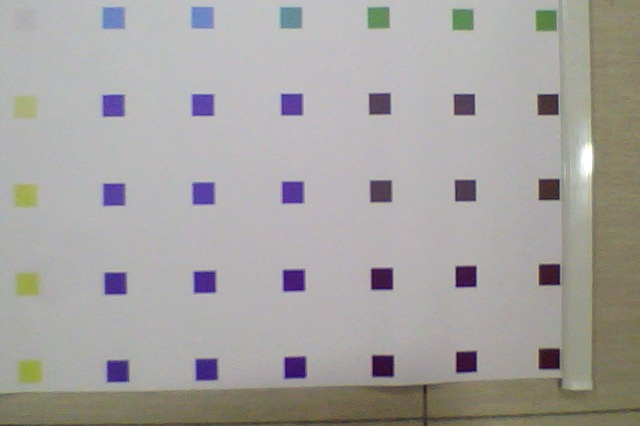
//> input picture 1.jpg, 640 x 426 px, given in place of the camera
$ ./main   (built with g++ and OpenCV 4)
//> lines starting //> are read from the running program, lines starting //| are printed output that depends on the picture; after the words box and inside, x2 and y2 are one past the last pixel; in counts of white or black regions, pixels touching at a corner belong together
#include <iostream>
#include <ctime>

#include <opencv2/core/core.hpp>
#include <opencv2/highgui/highgui.hpp>
#include <opencv2/imgproc/imgproc.hpp>
#include <opencv2/nonfree/nonfree.hpp>
#include <opencv2/features2d/features2d.hpp>

//#include "histogram.h"
// push
// version 1.0
// version 1.1

// desktop local
// desktop local


// #include "colorDetect.h"
using namespace std;
using namespace cv;

float loc_transform [169][5]={{240,0,0,0,0},
                              {240,0,0,0,1},
                              {240,80,0,0,2},
                              {240,80,0,0,3},
                              {240,160,0,0,4},
                              {240,160,0,0,5},
                              {240,240,0,0,6},
                              {80,0,240,0,7},
                              {80,0,240,0,8},
                              {80,0,160,0,9},
                              {80,0,80,0,10},
                              {80,0,80,0,11},
                              {80,0,0,0,12},
                            {240,0,0,1,0},
                            {240,0,80,1,1},
                            {240,80,80,1,2},
                            {240,80,80,1,3},
                            {240,160,80,1,4},
                            {240,160,80,1,5},
                            {240,240,80,1,6},
                            {80,0,240,1,7},
                            {80,0,240,1,8},
                            {80,0,160,1,9},
                            {80,0,80,1,10},
                            {80,0,80,1,11},
                            {80,0,0,1,12},
                              {240,0,0,2,0},
                              {240,0,0,2,1},
                              {240,80,0,2,2},
                              {240,80,0,2,3},
                              {240,160,0,2,4},
                              {240,160,0,2,5},
                              {240,240,0,2,6},
                              {80,80,240,2,7},
                              {80,80,240,2,8},
                              {80,80,240,2,9},
                              {80,80,160,2,10},
                              {80,80,80,2,11},
                              {80,80,80,2,12},
                               {240,0,160,3,0},
                               {240,0,160.3,1},
                               {240,80,160,3,2},
                               {240,80,160,3,3},
                               {240,160,160,3,4},
                               {240,160,160,3,5},
                               {240,240,160,3,6},
                               {80,80,240,3,7},
                               {80,80,240,3,8},
                               {80,80,160,3,9},
                               {80,80,80,3,10},
                               {80,80,80,3,11},
                               {80,80,0,3.12},
                              {240,0,240,4,0},
                              {240,0,240,4,1},
                              {240,80,240,4,2},
                              {240,80,240,4,3},
                              {240,160,240,4,4},
                              {240,160,240,4,5},
                              {240,240,240,4,6},
                              {80,160,240,4,7},
                              {80,160,240,4,8},
                              {80,160,160,4,9},
                              {80,160,80,4,10},
                              {80,160,80,4,11},
                              {80,160,0,4,12},
                              {240,0,240,5,0},
                              {240,0,240,5,1},
                              {240,80,240,5,2},
                              {240,80,240,5,3},
                              {240,160,240,5,4},
                              {240,160,240,5,5},
                              {240,240,240,5,6},
                              {80,160,240,5,7},
                              {80,160,240,5,8},
                              {80,160,160,5,9},
                              {80,160,80,5,10},
                              {80,160,80,5,11},
                              {80,160,0,5,12},
                                  {0,240,0,6,0},
                                  {0,240,80,6,1},
                                  {0,240,80,6,2},
                                  {0,240,160,6,3},
                                  {0,240,240,6,4},
                                  {0,240,240,6,5},
                                  {0,0,0,6,6},
                                  {80,240,240,6,7},
                                  {80,240,240,6,8},
                                  {80,240,160,6,9},
                                  {80,240,80,6,10},
                                  {80,240,80,6,11},
                                  {80,240,0,6,12},
                               {0,160,0,7,0},
                               {0,160,80,7,1},
                               {0,160,80,7,2},
                               {0,160,160,7,3},
                               {0,160,240,7,4},
                               {0,160,240,7,5},
                               {160,240,240,7,6},
                               {160,160,240,7,7},
                               {160,160,240,7,8},
                               {160,80,240,7,9},
                               {160,80,240,7,10},
                               {160,0,240,7,11},
                               {160,0,240,7,12},
                              {0,160,0,8,0},
                              {0,160,80,8,1},
                              {0,160,80,8,2},
                              {0,160,160,8,3},
                              {0,160,240,8,4},
                              {0,160,240,8,5},
                              {160,240,240,8,6},
                              {160,160,240,8,7},
                              {160,160,240,8,8},
                              {160,80,240,8,9},
                              {160,80,240,8,10},
                              {160,0,240,8,11},
                              {160,0,240,8,12},
                              {0,80,0,9,0},
                              {0,80,80,9,1},
                              {0,80,80,9,2},
                              {0,80,160,9,3},
                              {0,80,240,9,4},
                              {0,80,240,9,5},
                              {160,240,160,9,6},
                              {160,160,160,9,7},
                              {160,160,160,9,8},
                              {160,80,160,9,9},
                              {160,80,160,9,10},
                              {160,0,160,9,11},
                              {160,0,160,9,12},
                              {0,80,0,10,0},
                              {0,80,80,10,1},
                              {0,80,80,10,2},
                              {0,80,160,10,3},
                              {0,80,240,10,4},
                              {0,80,240,10,5},
                              {160,240,80,10,6},
                              {160,160,80,10,7},
                              {160,160,80,10,8},
                              {160,80,80,10,9},
                              {160,80,80,10,10},
                              {160,0,80,10,11},
                              {160,0,80,10,12},
                              {0,0,0,11,0},
                              {0,0,80,11,1},
                              {0,0,80,11,2},
                              {0,0,160,11,3},
                              {0,0,240,11,4},
                              {0,0,240,11,5},
                              {160,240,80,11,6},
                              {160,160,80,11,7},
                              {160,160,80,11,8},
                              {160,80,80,11,9},
                              {160,80,80,11,10},
                              {160,0,80,11,11},
                              {160,0,80,11,12},
                              {0,0,0,12,0},
                              {0,0,80,12,1},
                              {0,0,80,12,2},
                              {0,0,160,12,3},
                              {0,0,240,12,4},
                              {0,0,240,12,5},
                              {160,240,80,12,6},
                              {160,160,80,12,7},
                              {160,160,80,12,8},
                              {160,80,80,12,9},
                              {160,80,80,12,10},
                              {160,0,80,12,11},
                              {160,0,80,12,12}};


// [14 lines left out: function sharpenImage1, not called in this run]


// compute pixel average in center
Scalar avgPixel_BGR(Mat& image){
    int nr = image.rows;
    int nc = image.cols;
    int nr_start = nr*0.1;
    int nc_start = nc*0.1;
    Scalar sum,avg;
    sum.val[0] = 0;
    sum.val[1] = 0;
    sum.val[2] = 0;
// [5 lines of commented-out code are left out]
    for(int m=nr_start;m<nr-nr_start;m++){
//        uchar* data = image.ptr<uchar>(0);
//        cout << (int)data[10] << endl;
        for(int n=nc_start;n<nc-nc_start;n++){
            sum.val[0] += (int)image.at<Vec3b>(m,n)[0];
            sum.val[1] += (int)image.at<Vec3b>(m,n)[1];
            sum.val[2] += (int)image.at<Vec3b>(m,n)[2];
//            sum.val[0] += (int)data[n*3];
//            sum.val[1] += (int)data[n*3+1];
//            sum.val[2] += (int)data[n*3+2];
        }
    }
    avg.val[0] = sum.val[0]/((nr-nr_start-nr_start)*(nc-nc_start-nc_start));
    avg.val[1] = sum.val[1]/((nr-nr_start-nr_start)*(nc-nc_start-nc_start));
    avg.val[2] = sum.val[2]/((nr-nr_start-nr_start)*(nc-nc_start-nc_start));
//    cout << image.rows << endl;cout << image.rows << endl;
//    cout << avg.val[0] << endl;cout << avg.val[1] << endl;cout << avg.val[2] << endl;
    return avg;
}

// [13 lines left out: function Pixel_BGR, not called in this run]


void ContrastStretch(Mat& image){
    int nr = image.rows;
    int nc = image.cols;
    int data_max=0,data_min=255;
    if(image.isContinuous()){
        nc = nc*nr;
        nr =1;
    }
//    minMaxLoc(image,&data_min,&data_max,0,0);
    for(int m=0;m<nr;m++){
        uchar* data = image.ptr<uchar>(0);
        for(int n=0;n<nc;n++){
            if(data[n]>data_max)
                data_max = data[n];
            if(data[n]<data_min)
                data_min = data[n];
        }
    }
    int data_range = data_max - data_min;
    for(int m=0;m<nr;m++){
        uchar* data = image.ptr<uchar>(0);
        for(int n=0;n<nc;n++){
            data[n] = (data[n] - data_min)*255/data_range;
        }
    }
}

// [51 lines left out: functions ContrastStretchRGB, adaptiveimgROI, not called in this run]


void computeROI(Mat& image,Mat& imageROI, double h){
    int rect_length,rect_width,length_begin,width_begin;
    rect_length = (int)120/h; //parameter estimate
    rect_width = (int)120/h; //4:3
    length_begin = (int)(640-rect_length)/2;
    width_begin = (int)(426-rect_width)/2;

    imageROI = image(Rect(length_begin,width_begin,rect_length,rect_width));

}


int main(int argc, char *argv[])
{

    // parameter define
    Mat frame, frameROI, dst,img_gray, res;

    double duration_time;

    VideoCapture cap(0);
    cap.set(CV_CAP_PROP_FRAME_WIDTH,640);
    cap.set(CV_CAP_PROP_FRAME_HEIGHT,480);
    if(!cap.isOpened())
        return -1;

    for(;;){

        cap >> frame;
//> frame is the input picture: 426 rows x 640 cols, CV_8UC3; mean B, G, R 160.2, 162.5, 165.4
        computeROI(frame,frameROI,1);
//> in computeROI, `imageROI = image(Rect(length_begin,width_begin,rect_length,rect_width));`:
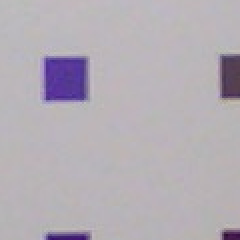
//> imageROI: 120 rows x 120 cols, CV_8UC3 (shown 2 times larger); mean B, G, R 181.4, 174, 180.1
        imshow("frameROI",frameROI);
        dst.create(frameROI.size(),frameROI.type());
        cvtColor(frameROI,img_gray,CV_BGR2GRAY);
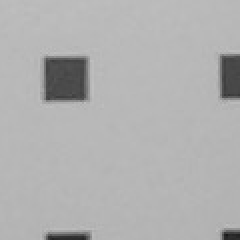
//> img_gray: 120 rows x 120 cols, CV_8UC1 (shown 2 times larger); min 24, max 192, mean 176.6
//        imshow("imggray11111",imggray);
        ContrastStretch(img_gray);
//> the loop in ContrastStretch, `for(int m=0;m<nr;m++)` made 1 pass
//> (data_max, data_min) on pass 1: (192, 24)
//> after the loop in ContrastStretch, `for(int m=0;m<nr;m++)`: data_max = 192; data_min = 24
//> in ContrastStretch, `int data_range = data_max - data_min;`: data_range = 168
//> after the loop in ContrastStretch, `for(int m=0;m<nr;m++)`:
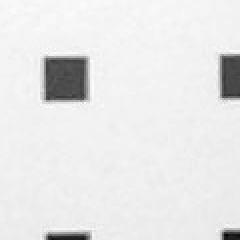
//> image: 120 rows x 120 cols, CV_8UC1 (shown 2 times larger); min 0, max 255, mean 231.1

//        threshold(imggray,imggray,160,250,THRESH_BINARY);
//        adaptiveThreshold(imggray,imggray,250,ADAPTIVE_THRESH_MEAN_C,THRESH_BINARY,5,5);
        imshow("imggray",img_gray);

        blur(img_gray,res,Size(3,3));
//        GaussianBlur(imggray,imggray,Size(7,7),1.5,1.5);
        Canny(res,res,20,50);
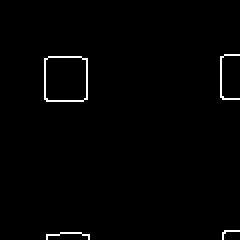
//> res: 120 rows x 120 cols, CV_8UC1 (shown 2 times larger); 1.1% white in thin lines or dots, all inside (x1, y1, x2, y2) = (22, 27, 120, 120)

// [6 lines of commented-out code are left out]

        dst = Scalar::all(0);
        frameROI.copyTo(dst,res);
        imshow("bbb",dst);

        vector<vector<Point> > contours;
        findContours(res,contours,CV_RETR_EXTERNAL,CV_CHAIN_APPROX_NONE);
//> contours = 4 contours, 3 with area under 20; largest, box (x1, y1, x2, y2) and area: (22, 28, 44, 51) 456

        // compute midian block area
        double area_median;
        double avg_locx=0,avg_locy=0;
        int num=0;

        if(contours.size()%2 ==0){
            Rect rect_median_1 = boundingRect(contours[(int)(contours.size()/2-1)]);
//> rect_median_1 = Rect(111, 115, 9, 5)
            Rect rect_median_2 = boundingRect(contours[(int)(contours.size()/2)]);
//> rect_median_2 = Rect(22, 28, 22, 23)
            area_median = (rect_median_1.area()+rect_median_2.area()) / 2;
//> area_median = 275
        }
        else{
            Rect rect_median = boundingRect(contours[(int)(contours.size()/2)]);
            area_median = rect_median.area();
        }
        cout << area_median << endl;
//| 275
        int area=0;
        for(size_t k=0;k<contours.size();k++){
             Rect rect_tmp =  boundingRect(contours[k]);
//             RotatedRect  rorect = minAreaRect(contours[k]);
             Mat image_tmp;
             image_tmp = frame(rect_tmp);
             Scalar average;
             average = avgPixel_BGR(image_tmp);
             cout << "pixelB is : " << average.val[0]
                  << " pixelG is : " << average.val[1]
                  << " pixelR is : " << average.val[2] << endl;

//             if(abs(rect_tmp.area()-area_median)<100){
                 for(int j =0;j<169;j++){
                     if((abs(average.val[2] - loc_transform[j][0])<30) &&
                        (abs(average.val[1] - loc_transform[j][1])<30) &&
                        (abs(average.val[0] - loc_transform[j][2])<30)){
                         cout << "locationx is:" << loc_transform[j][3]
                                 <<" locationy is:" << loc_transform[j][4] << endl;
                         avg_locx += loc_transform[j][3];
                         avg_locy += loc_transform[j][4];
                         num++;
//                         break;
                     }
                 }

//                 imshow("img1",image1);
//                 if(rect.area()>100 && rect.area()<300)
                 cout << "area: " << ++area << ' ' << rect_tmp.area() << endl;
//            }
        }
//> this loop made 4 passes
//> (rect_tmp, average, avg_locx, avg_locy, num) on passes 1 to 4: (Rect(23, 116, 22, 4), Scalar(160.9, 179.9, 176.5), 18, 15, 2), (Rect(111, 115, 9, 5), Scalar(176.1, 150.6, 157), 36, 30, 4), (Rect(22, 28, 22, 23), Scalar(183.7, 183.2, 182.9), 54, 45, 6), (Rect(110, 27, 10, 23), Scalar(191, 188.8, 185.6), 54, 45, 6)
//| pixelB is : 160.917 pixelG is : 179.889 pixelR is : 176.542
//| area: 1 88
//| pixelB is : 176.133 pixelG is : 150.6 pixelR is : 156.956
//| area: 2 45
//| pixelB is : 183.678 pixelG is : 183.17 pixelR is : 182.865
//| area: 3 506
//| pixelB is : 191.033 pixelG is : 188.763 pixelR is : 185.599
//| area: 4 230
//> pass 3, `image_tmp = frame(rect_tmp);`:
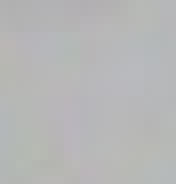
//> image_tmp: 23 rows x 22 cols, CV_8UC3 (shown 8 times larger); mean B, G, R 183, 182.9, 182.3
//> after the loop, avg_locx = 54; avg_locy = 45; num = 6; area = 4
        if(num!=0){
           avg_locx = avg_locx/num;
//> avg_locx = 9
           avg_locy = avg_locy/num;
//> avg_locy = 7.5
           cout << "avg_locx is:" << avg_locx
                <<" avg_locy is:" << avg_locy << endl;
//| avg_locx is:9 avg_locy is:7.5
        }
        if(waitKey(30)>=0)
//> the Esc key is pressed
            break;
    }
    return 0;

// [6 lines of commented-out code are left out]
}

$ run again, on 2.jpg
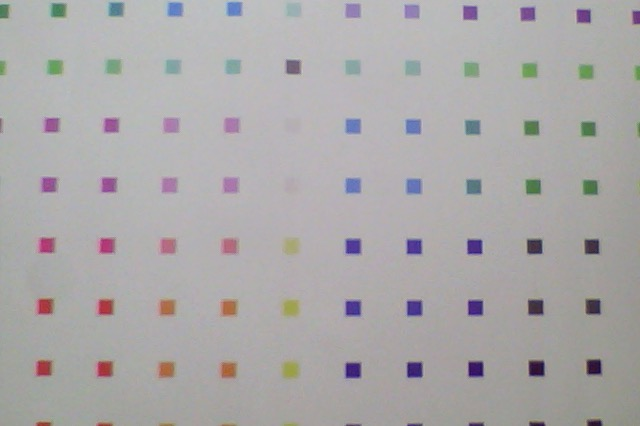
//> input picture 2.jpg, 640 x 426 px, given in place of the camera
//> frame is the input picture: 426 rows x 640 cols, CV_8UC3; mean B, G, R 169.1, 168.4, 170.9
//> `cvtColor(frameROI,img_gray,CV_BGR2GRAY);`:
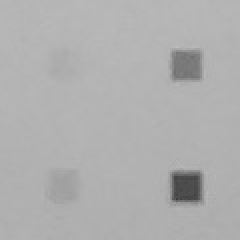
//> img_gray: 120 rows x 120 cols, CV_8UC1 (shown 2 times larger); min 60, max 189, mean 175.4
//> the loop in ContrastStretch, `for(int m=0;m<nr;m++)` made 1 pass
//> (data_max, data_min) on pass 1: (189, 60)
//> after the loop in ContrastStretch, `for(int m=0;m<nr;m++)`: data_max = 189; data_min = 60
//> data_range = 129
//> `Canny(res,res,20,50);`:
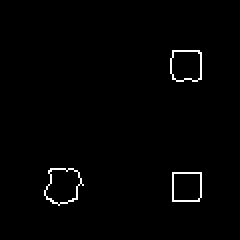
//> res: 120 rows x 120 cols, CV_8UC1 (shown 2 times larger); 1.2% white in thin lines or dots, all inside (x1, y1, x2, y2) = (22, 25, 101, 103)
//> contours = 3 contours; box (x1, y1, x2, y2) and area: (22, 84, 42, 103) 242, (85, 25, 101, 41) 210, (86, 86, 101, 101) 194
//> rect_median = Rect(22, 84, 20, 19)
//> area_median = 380
//| 380
//> the loop `for(size_t k=0;k<contours.size();k++)` made 3 passes
//> (rect_tmp, average, avg_locx, avg_locy, num) on passes 1 to 3: (Rect(86, 86, 15, 15), Scalar(182.4, 183.7, 182.6), 18, 15, 2), (Rect(22, 84, 20, 19), Scalar(181, 180.7, 180.5), 36, 30, 4), (Rect(85, 25, 16, 16), Scalar(187.3, 184.2, 185.6), 54, 45, 6)
//> (printed output is left out)
//> after the loop `for(size_t k=0;k<contours.size();k++)`: avg_locx = 54; avg_locy = 45; num = 6; area = 3
//> `avg_locx = avg_locx/num;`: avg_locx = 9
//> `avg_locy = avg_locy/num;`: avg_locy = 7.5
//| avg_locx is:9 avg_locy is:7.5

$ run again, on 3.jpg
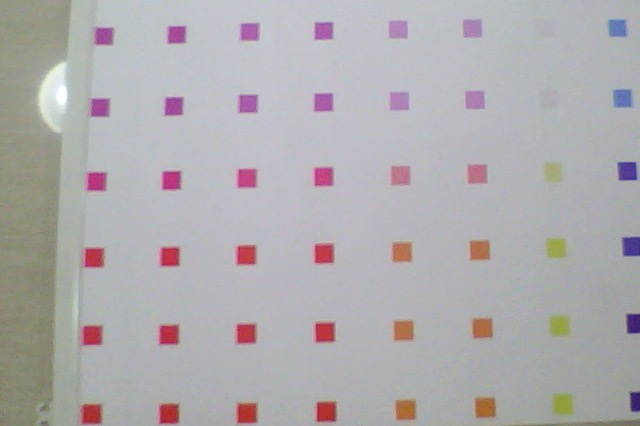
//> input picture 3.jpg, 640 x 426 px, given in place of the camera
//> frame is the input picture: 426 rows x 640 cols, CV_8UC3; mean B, G, R 175.4, 173, 175.6
//> the loop in ContrastStretch, `for(int m=0;m<nr;m++)` made 1 pass
//> (data_max, data_min) on pass 1: (197, 87)
//> after the loop in ContrastStretch, `for(int m=0;m<nr;m++)`: data_max = 197; data_min = 87
//> data_range = 110
//> `Canny(res,res,20,50);`:
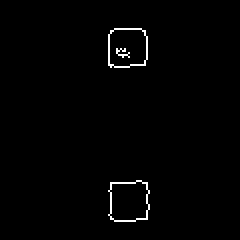
//> res: 120 rows x 120 cols, CV_8UC1 (shown 2 times larger); 1.1% white in thin lines or dots, all inside (x1, y1, x2, y2) = (54, 14, 75, 111)
//> contours = 2 contours; box (x1, y1, x2, y2) and area: (54, 90, 75, 111) 345, (54, 14, 74, 34) 340
//> rect_median_1 = Rect(54, 90, 21, 21)
//> rect_median_2 = Rect(54, 14, 20, 20)
//> area_median = 420
//| 420
//> the loop `for(size_t k=0;k<contours.size();k++)` made 2 passes
//> (rect_tmp, average, avg_locx, avg_locy, num, area) on passes 1 to 2: (Rect(54, 90, 21, 21), Scalar(226.2, 225.4, 218.1), 9, 12, 2, 1), (Rect(54, 14, 20, 20), Scalar(142, 155.3, 153.6), 27, 27, 4, 2)
//> (printed output is left out)
//> pass 2, `image_tmp = frame(rect_tmp);`:
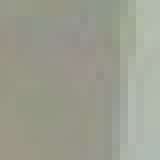
//> image_tmp: 20 rows x 20 cols, CV_8UC3 (shown 8 times larger); mean B, G, R 144.4, 158.1, 155.8
//> after the loop `for(size_t k=0;k<contours.size();k++)`: avg_locx = 27; num = 4; area = 2
//> `avg_locx = avg_locx/num;`: avg_locx = 6.75
//| avg_locx is:6.75 avg_locy is:6.75

$ run again, on 4.jpg
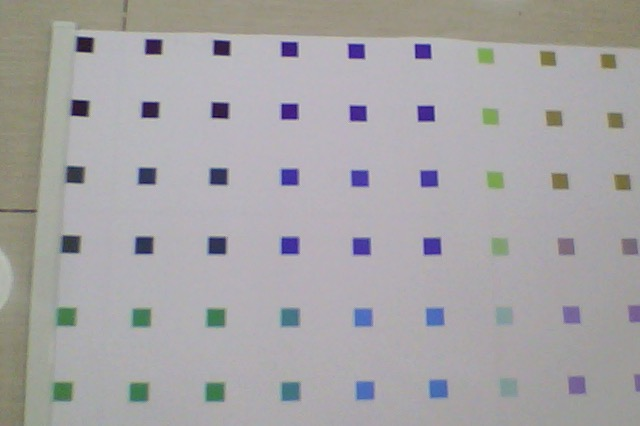
//> input picture 4.jpg, 640 x 426 px, given in place of the camera
//> frame is the input picture: 426 rows x 640 cols, CV_8UC3; mean B, G, R 165.4, 163.9, 165.7
//> `cvtColor(frameROI,img_gray,CV_BGR2GRAY);`:
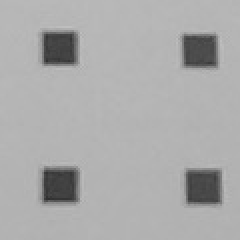
//> img_gray: 120 rows x 120 cols, CV_8UC1 (shown 2 times larger); min 47, max 191, mean 171
//> the loop in ContrastStretch, `for(int m=0;m<nr;m++)` made 1 pass
//> (data_max, data_min) on pass 1: (191, 47)
//> after the loop in ContrastStretch, `for(int m=0;m<nr;m++)`: data_max = 191; data_min = 47
//> data_range = 144
//> `Canny(res,res,20,50);`:
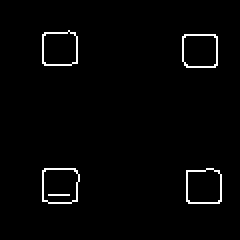
//> res: 120 rows x 120 cols, CV_8UC1 (shown 2 times larger); 1.9% white in thin lines or dots, all inside (x1, y1, x2, y2) = (21, 15, 111, 102)
//> contours = 4 contours; box (x1, y1, x2, y2) and area: (21, 84, 40, 102) 287, (93, 84, 111, 102) 274, (21, 15, 39, 33) 268, (91, 17, 109, 34) 268
//> rect_median_1 = Rect(21, 84, 19, 18)
//> rect_median_2 = Rect(91, 17, 18, 17)
//> area_median = 324
//| 324
//> the loop `for(size_t k=0;k<contours.size();k++)` made 4 passes
//> (rect_tmp, average, avg_locx, avg_locy, num) on passes 1 to 4: (Rect(93, 84, 18, 18), Scalar(186.5, 179.9, 182.5), 18, 15, 2), (Rect(21, 84, 19, 18), Scalar(116.8, 137.8, 141.6), 18, 15, 2), (Rect(91, 17, 18, 17), Scalar(137.7, 153.4, 157.4), 36, 30, 4), (Rect(21, 15, 18, 18), Scalar(120.3, 140.1, 143.9), 36, 30, 4)
//> (printed output is left out)
//> after the loop `for(size_t k=0;k<contours.size();k++)`: avg_locx = 36; avg_locy = 30; num = 4
//> `avg_locx = avg_locx/num;`: avg_locx = 9
//> `avg_locy = avg_locy/num;`: avg_locy = 7.5
//| avg_locx is:9 avg_locy is:7.5
